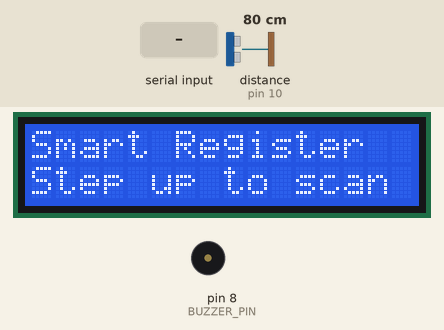
Bench run of a sketch on a simulated Arduino Uno, built with avr-gcc and run on an emulated ATmega328P. On the bench: 16×2 character LCD, buzzer (waves = sounding). Wiring (inferred from the names in the program): ultrasonic range finder: trigger pin 9; echo pin 10. The test bench sets the inputs (shaded band); at power-on: distance to the obstacle (sensor on pin 10) 80 cm. The echo pulse lasts 58.3 µs per cm; what the sketch prints to the serial monitor is not drawn.

Above: at 2.1 s.
2.2 s: distance to the obstacle (sensor on pin 10) set to 35 cm
At 4.4 s:
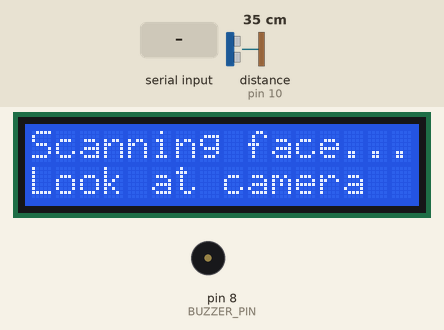
4.7 s: "G\n" received over Serial
At 6.1 s:
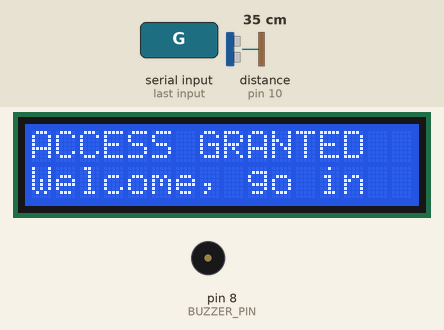
6.5 s: distance to the obstacle (sensor on pin 10) set to 60 cm
At 9.2 s:
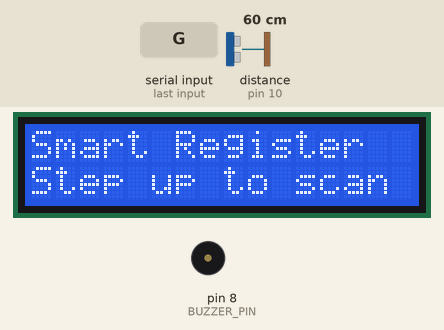
9.5 s: distance to the obstacle (sensor on pin 10) set to 2 cm
At 10.5 s:
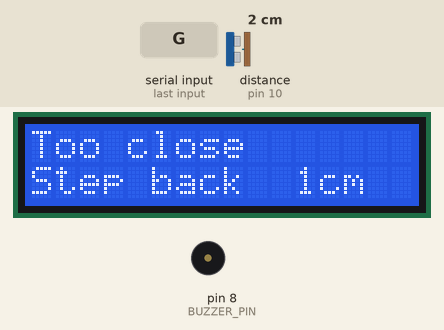
11.0 s: distance to the obstacle (sensor on pin 10) set to 19 cm
At 11.8 s:
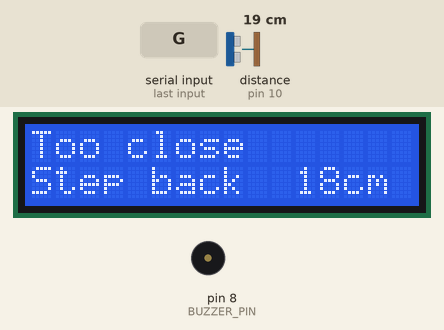
12.5 s: distance to the obstacle (sensor on pin 10) set to 22 cm
At 20.8 s:
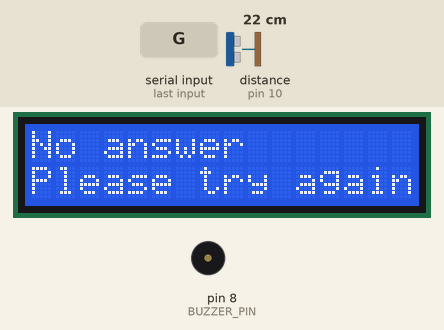
Timing chart, 0 to 21.3 s (numbered marks = the images above; inputs shaded):
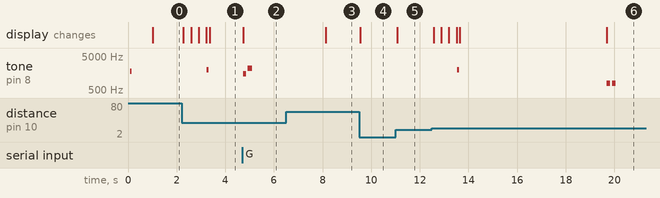

Measured:
- the behaviour switches between 20 and 21 cm on distance to the obstacle (sensor on pin 10) (found by bisection; images 5 and 6)
- after the input at 2.2 s, tone on pin 8 (BUZZER_PIN): silent → 2000 Hz after 1.0 s, → silent 0.08 s later; the display: first changes after 0.08 s (image 1 shows a later state)
- after the input at 4.7 s, tone on pin 8 (BUZZER_PIN): silent → 1500 Hz at once, → silent 0.12 s later, → 2200 Hz 0.06 s later, → silent 0.18 s later; the display: changes at once (image 2)
- after the input at 6.5 s, the display: changes after 1.6 s (image 3)
- after the input at 9.5 s, the display: changes after 0.06 s (image 4)
- after the input at 11.0 s, the display: changes after 0.06 s (image 5)
- after the input at 12.5 s, tone on pin 8 (BUZZER_PIN): plays 2000 Hz for 0.08 s, 800 Hz for 0.15 s, 800 Hz for 0.15 s, starting after 1.0 s; the display: first changes after 0.07 s (image 6 shows a later state)

The sketch:

srs_door.ino
```cpp
/*
  srs_door.ino - Smart Registration System door unit (Arduino Uno / Nano).

  An HC-SR04 ultrasonic sensor checks that the student stands at the right distance from the
  webcam. Only after they have stayed inside the distance window for HOLD_MS (1 second) does the
  Arduino tell the PC app to take the picture. The PC app answers with the access decision, which
  is shown on a 16x2 I2C LCD with a beep pattern on the buzzer.

  Wiring
    HC-SR04  VCC -> 5V   GND -> GND   TRIG -> D9   ECHO -> D10
    LCD I2C  VCC -> 5V   GND -> GND   SDA  -> A4   SCL  -> A5   (Nano/Uno; Mega: SDA 20, SCL 21)
    Buzzer   +   -> D8   -   -> GND   (passive buzzer; for an active buzzer set PASSIVE_BUZZER false)

  Library: "LiquidCrystal I2C" by Frank de Brabander (Arduino IDE > Tools > Manage Libraries).
  If the screen stays blank, turn the blue contrast screw on the back, then try LCD_ADDRESS 0x3F.

  Serial protocol with the PC app (9600 baud, one message per line)
    Arduino -> PC   READY   student held the right distance for 1 s: take the picture now
                    AWAY    student left before a decision arrived: cancel
                    HELLO   sent once at start-up
    PC -> Arduino   G       access granted
                    D       access denied
                    A       already inside (let in earlier this exam session)
*/
#include <Wire.h>
#include <LiquidCrystal_I2C.h>

// ------------------------------------------------------------------ settings
const uint8_t TRIG_PIN = 9;
const uint8_t ECHO_PIN = 10;
const uint8_t BUZZER_PIN = 8;
const bool PASSIVE_BUZZER = true;

const uint8_t LCD_ADDRESS = 0x27;

const int MIN_CM = 20;                 // closer than this: "step back"
const int MAX_CM = 40;                 // further than this: "come closer" (window centre 30 cm, as on the server)
const int GONE_CM = MAX_CM + 15;       // after a result, the student must step beyond this before the next scan
const unsigned long HOLD_MS = 1000;    // time in the window before the picture is taken
const unsigned long GRACE_MS = 200;    // one stray echo shorter than this does not restart the hold
const unsigned long ANSWER_MS = 6000;  // how long to wait for the PC's decision
const unsigned long RESULT_MS = 3000;  // how long a result stays on the screen
const unsigned long MEASURE_MS = 60;   // HC-SR04 needs ~60 ms between pings

LiquidCrystal_I2C lcd(LCD_ADDRESS, 16, 2);

enum State { WAITING, HOLDING, SCANNING, RESULT, LEAVING };
State state = WAITING;
unsigned long stateSince = 0;     // when the current state began
unsigned long lastInWindow = 0;   // last time a reading was inside the window
unsigned long lastMeasure = 0;
int distanceCm = -1;              // latest reading, -1 = nothing in range
String line1, line2;              // what is on the LCD now (rewritten only when it changes)
String incoming;

// ------------------------------------------------------------------ helpers
// One HC-SR04 reading in cm, or -1 when no echo came back (nobody within ~4 m).
int measureCm() {
  digitalWrite(TRIG_PIN, LOW);
  delayMicroseconds(2);
  digitalWrite(TRIG_PIN, HIGH);
  delayMicroseconds(10);
  digitalWrite(TRIG_PIN, LOW);
  unsigned long us = pulseIn(ECHO_PIN, HIGH, 25000UL);
  return us == 0 ? -1 : (int)(us / 58UL);
}

// Middle of three readings: one odd echo cannot start or stop a scan.
int measureMedianCm() {
  int a = measureCm(); delay(10);
  int b = measureCm(); delay(10);
  int c = measureCm();
  if (a < 0) a = 999;
  if (b < 0) b = 999;
  if (c < 0) c = 999;
  int m = max(min(a, b), min(max(a, b), c));
  return m == 999 ? -1 : m;
}

bool inWindow(int cm) { return cm >= MIN_CM && cm <= MAX_CM; }

void show(const String &top, const String &bottom) {
  if (top == line1 && bottom == line2) return;  // avoid flicker
  line1 = top; line2 = bottom;
  lcd.clear();
  lcd.setCursor(0, 0); lcd.print(top.substring(0, 16));
  lcd.setCursor(0, 1); lcd.print(bottom.substring(0, 16));
}

void beep(unsigned int hz, unsigned int ms) {
  if (PASSIVE_BUZZER) { tone(BUZZER_PIN, hz, ms); delay(ms); noTone(BUZZER_PIN); }
  else { digitalWrite(BUZZER_PIN, HIGH); delay(ms); digitalWrite(BUZZER_PIN, LOW); }
}

void beepCapture() { beep(2000, 80); }
void beepGranted() { beep(1500, 120); delay(60); beep(2200, 180); }
void beepDenied()  { beep(400, 700); }
void beepNoAnswer() { beep(800, 150); delay(80); beep(800, 150); }

void enter(State s) { state = s; stateSince = millis(); }

// "####......" progress bar for the 1-second hold.
String holdBar(unsigned long held) {
  int filled = (int)min(16UL, held * 16UL / HOLD_MS);
  String bar;
  for (int i = 0; i < 16; i++) bar += (i < filled ? (char)255 : '.');
  return bar;
}

String distanceText(int cm) { return cm < 0 ? String("---") : String(cm) + "cm"; }

// Reads "G" / "D" / "A" lines from the PC. Returns 'G', 'D', 'A' or 0.
char readDecision() {
  while (Serial.available()) {
    char c = (char)Serial.read();
    if (c == '\n' || c == '\r') {
      incoming.trim();
      char d = (incoming == "G" || incoming == "D" || incoming == "A") ? incoming[0] : 0;
      incoming = "";
      if (d) return d;
    } else if (incoming.length() < 16) {
      incoming += c;
    }
  }
  return 0;
}

// ------------------------------------------------------------------ main program
void setup() {
  pinMode(TRIG_PIN, OUTPUT);
  pinMode(ECHO_PIN, INPUT);
  pinMode(BUZZER_PIN, OUTPUT);
  Serial.begin(9600);
  lcd.init();
  lcd.backlight();
  show("Smart Register", "Starting...");
  beep(1800, 60);
  delay(800);
  Serial.println("HELLO");
  enter(WAITING);
}

void loop() {
  unsigned long now = millis();
  char decision = readDecision();

  if (now - lastMeasure >= MEASURE_MS) {
    lastMeasure = now;
    distanceCm = measureMedianCm();
    if (inWindow(distanceCm)) lastInWindow = millis();
  }
  now = millis();
  bool present = now - lastInWindow <= GRACE_MS;  // in the window, allowing one stray echo

  switch (state) {
    case WAITING:
      if (present) { enter(HOLDING); break; }
      if (distanceCm >= 0 && distanceCm < MIN_CM) show("Too close", "Step back  " + distanceText(distanceCm));
      else if (distanceCm >= 0 && distanceCm <= GONE_CM) show("Come closer", "Stand at " + String(MIN_CM) + "-" + String(MAX_CM) + "cm");
      else show("Smart Register", "Step up to scan");
      break;

    case HOLDING:
      if (!present) { enter(WAITING); break; }
      if (now - stateSince >= HOLD_MS) {
        Serial.println("READY");  // the PC app takes the picture now
        beepCapture();
        show("Scanning face...", "Look at camera");
        enter(SCANNING);
      } else {
        show("Hold still " + distanceText(distanceCm), holdBar(now - stateSince));
      }
      break;

    case SCANNING:
      if (decision == 'G') { show("ACCESS GRANTED", "Welcome, go in"); beepGranted(); enter(RESULT); break; }
      if (decision == 'D') { show("ACCESS DENIED", "See invigilator"); beepDenied(); enter(RESULT); break; }
      if (decision == 'A') { show("ALREADY INSIDE", "Entry recorded"); beepNoAnswer(); enter(RESULT); break; }
      if (now - stateSince > ANSWER_MS) {
        Serial.println("AWAY");
        show("No answer", "Please try again");
        beepNoAnswer();
        enter(RESULT);
        break;
      }
      if (now - lastInWindow > 1500) {  // walked off: cancel the scan
        Serial.println("AWAY");
        enter(WAITING);
      }
      break;

    case RESULT:
      if (decision) break;  // a late answer: keep showing the first one
      if (now - stateSince >= RESULT_MS) enter(LEAVING);
      break;

    case LEAVING:
      // the same student must step away before the next scan, so one person is not scanned twice
      if (distanceCm < 0 || distanceCm > GONE_CM) enter(WAITING);
      else show("Next student", "Step away first");
      break;
  }
}
```
